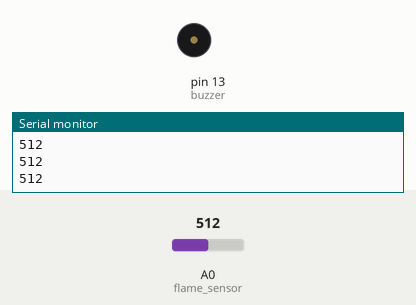
The sketch below on a simulated Arduino Uno, built with avr-gcc and run on an emulated ATmega328P. On the bench: buzzer (waves = sounding, pin HIGH), the last lines printed to the serial monitor. Inputs (shaded band) come from the test bench; at power-on: A0 (flame_sensor) = 512.

Above: at 1.2 s.
1.3 s: A0 (flame_sensor) set to 490
At 1.9 s:
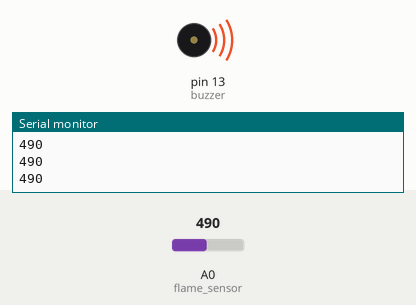
2.8 s: A0 (flame_sensor) set to 510
At 3.1 s:
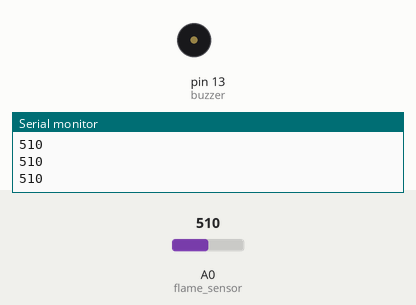
4.3 s: A0 (flame_sensor) set to 306
At 5.4 s:
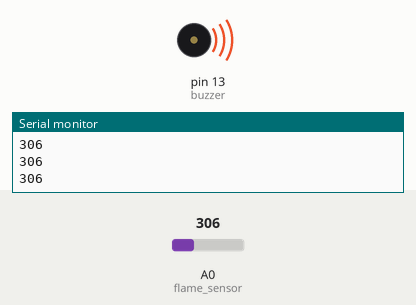
Timing chart, 0 to 7.3 s (numbered marks = the images above; inputs shaded):
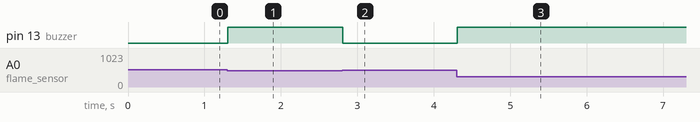

Measured:
- the behaviour switches between 500 and 499 on A0 (flame_sensor) (found by bisection; images 0 and 1)
- after the input at 1.3 s, pin 13 (buzzer): LOW → HIGH at once
- after the input at 2.8 s, pin 13 (buzzer): HIGH → LOW at once
- after the input at 4.3 s, pin 13 (buzzer): LOW → HIGH at once

The sketch:

fire_detector.ino
```cpp
int buzzer = 13 ;
int flame_sensor = A0 ;
int detectedVal ;
void setup() {
  // put your setup code here, to run once:
  Serial.begin(9600) ;
  pinMode(buzzer, OUTPUT) ;
//  pinMode(flame_sensor, INPUT) ;
}

void loop() {
  // put your main code here, to run repeatedly:
  detectedVal = analogRead(flame_sensor) ;
  Serial.println(detectedVal);

  if(detectedVal < 500)
    digitalWrite(buzzer, HIGH);
   else
    digitalWrite(buzzer, LOW);
}
```
